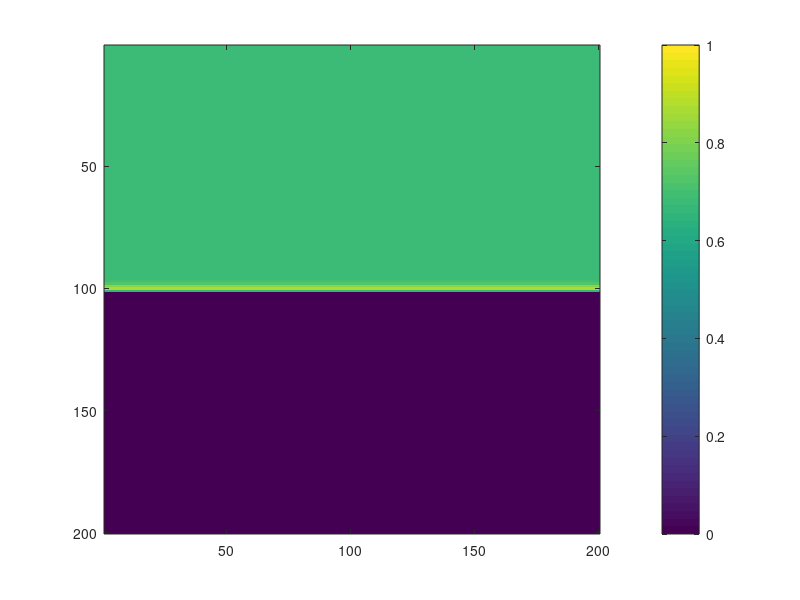

Here is the MATLAB script that generated this plot:
D=4.3*10^(-11);
    t=36000;
Cs=zeros(101);
Cx=zeros(101);
Co=zeros(101);

Ck=zeros(101);
init=zeros(200,200); % Initial
    Co(1)=0.001;
    Cs(1)=100;
chark=100;  %wt % of C in charcoal
carb=0.001;  %initial carbon wt %
imagesc(init);
init(1:100,:)=carb;
init(101:200,:)=chark;
% Cx=zeros(100);
% figure;
% image(init);
j=1;k=100;
for i=1:100
%     carb=carb+1; %diffusing 1 wt% C in each layer with increment
%     chark=chark-1;

    x=i/1000;
    Cs(1)=chark;
    Co(1)=carb;
    Cx(i)= Cs(i)- (Cs(i)-Co(i))*erf(x/(2*((D*t)^0.5)));
    
    disp(Cx(i))
    carb=Cx(i);
    init(101-j,:)=carb;
    init(201-k,:)=Cs(i)-Cx(i);
    pause(0.1);
    image(init);
    j=j+1;k=k-1;
    Cs(i+1)=Cs(i)-Cx(i);
    Co(i+1)=Cx(i);
%     chark=Cs;
end
colorbar('Eastoutside')